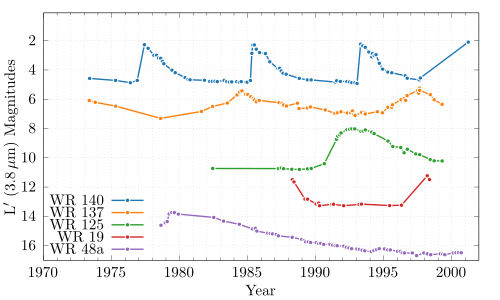

This chart was generated by the following gnuplot code:
# Remake of the magnitudes.pdf file, previously used but incorrect, could not find the original source file

load "../turbo.pal"
set terminal cairolatex size 5in,3in crop standalone
set output 'magnitudes-new.tex'



set datafile separator ","

set xdata time
set timefmt "%Y"
set xrange ["1970":"2002"]
set timefmt "%Y/%m/%d"
set format x "%Y"
set xtics 5

set xtics 1.578e+8

set yrange [17:0.1]

set xlabel "Year"
set ylabel "L$^\\prime$ ($3.8\\,\\mu$m) Magnitudes"

set key bottom left

set grid x y mx my

set pointintervalbox 0.5



plot "WR 140.csv" u 1:2 t "  WR 140" w linespoints ls 1 pt 7 pi -1 ps 0.25 ,\
     "WR 137.csv" u 1:2 t "  WR 137" w linespoints ls 2 pt 7 pi -1 ps 0.25 ,\
     "WR 125.csv" u 1:2 t "  WR 125" w linespoints ls 3 pt 7 pi -1 ps 0.25 ,\
     "WR 19.csv" u 1:2 t "  WR 19" w linespoints ls 4 pt 7 pi -1 ps 0.25 ,\
     "WR 48a.csv" u 1:2 t "  WR 48a" w linespoints ls 5 pt 7 pi -1 ps 0.25 ,\
